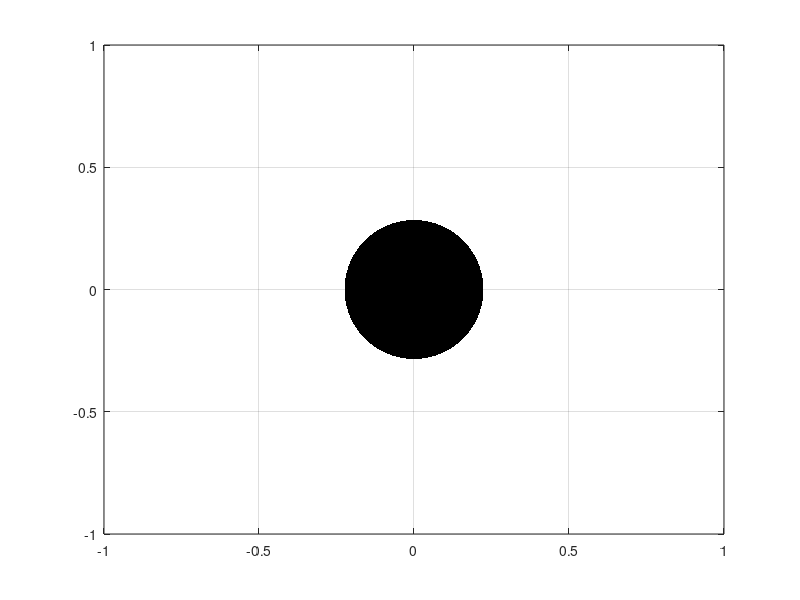

Here is the MATLAB script that generated this plot:
%%%%%%%%%%%%%%%%%%%%%%%%%%%%%%%%%%%%%%%%%%%%%%%%%%%%%%%%%%%%%%
%                                                            %
% Random Dot Teleporting                                     %
% Zoe Cras                                                   %
% 15/2/2016                                                  %
% Figure 9.2 Computational Physics, 2nd Edition N,K Giordano %
%                                                            %
%%%%%%%%%%%%%%%%%%%%%%%%%%%%%%%%%%%%%%%%%%%%%%%%%%%%%%%%%%%%%%





x = 0;
y = 0;
plot(x,y,'k.','MarkerSize', 300)
grid on
axis([-1 1 -1 1])
pause(.5)


for v = 1:10
    
        
    num = randi([0 3]);
    x = 0;
    y = 0;
    plot(x,y,'k.','MarkerSize', 300)
    grid on
    axis([-1 1 -1 1])
    pause(.5)
    
    
    
    
    if num == 0
        
         num = num * 0;
         x = 0;
         y = 1;
         plot(x,y,'k.','MarkerSize', 300)
         grid on
         axis([-1 1 -1 1])
         pause(.5)
         x = 0;
         y = -1;
         plot(x,y,'k.','MarkerSize', 300)
         grid on
         axis([-1 1 -1 1])
         pause(.5)    
                       
    elseif num == 1
       
        
        num = num * 1;
         x = 1;
         y = 0;
         plot(x,y,'k.','MarkerSize', 300)
         grid on
         axis([-1 1 -1 1])
         pause(.5)
         num = num * 3;
         x = -1;
         y = 0;
         plot(x,y,'k.','MarkerSize', 300)
         grid on
         axis([-1 1 -1 1])
         pause(.5)     
    
    elseif num == 2
       
        
        num = num * 2;
         x = 0;
         y = -1;
         plot(x,y,'k.','MarkerSize', 300)
         grid on
         axis([-1 1 -1 1])
         pause(.5) 
         num = num * 0;
         x = 0;
         y = 1;
         plot(x,y,'k.','MarkerSize', 300)
         grid on
         axis([-1 1 -1 1])
         pause(.5)
         
     
    elseif num == 3
       
        
         num = num * 3;
         x = -1;
         y = 0;
         plot(x,y,'k.','MarkerSize', 300)
         grid on
         axis([-1 1 -1 1])
         pause(.5) 
           x = 1;
         y = 0;
         plot(x,y,'k.','MarkerSize', 300)
         grid on
         axis([-1 1 -1 1])
         pause(.5)
    
    end
    x = 0;
    y = 0;
    plot(x,y,'k.','MarkerSize', 300) 
    grid on
    axis([-1 1 -1 1])
    pause(.5)  
end




     